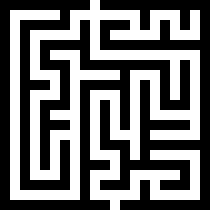
#> input picture mazesolver/maze.png, 210 x 210 px
$ python mazesolver.py
#> lines starting #> are read from the running program, lines starting #| are printed output that depends on the picture; after the words box and inside, x2 and y2 are one past the last pixel; in counts of white or black regions, pixels touching at a corner belong together

import matplotlib.pyplot as plt
import numpy as np
import random


CELL_SIZE = 10

# Direction order: down, right, up, left
DIRECTIONS = [
    (1, 0),
    (0, 1),
    (-1, 0),
    (0, -1)
]


# LOAD AND PROCESS MAZE

def load_maze(filename):

    maze = plt.imread(filename)

    # Convert image to grayscale
    if maze.ndim == 3:
        gray = np.mean(maze[:, :, :3], axis=2)
    else:
        gray = maze

    # Sample the centre of each 10x10 square
    # This converts the 210x210 image into a 21x21 grid
    gray_grid = gray[5::CELL_SIZE, 5::CELL_SIZE]

    # White = walkable, black = wall
    walkable = gray_grid > 0.5

    return maze, walkable


# DISPLAY MAZE IN TERMINAL


def display_maze(walkable):

    print("\nMaze representation:")
    print("S = Start | E = Exit | . = Corridor | # = Wall\n")

    start, end = find_endpoints(walkable)

    for y in range(walkable.shape[0]):

        row = ""

        for x in range(walkable.shape[1]):

            if (y, x) == start:
                row += "S "

            elif (y, x) == end:
                row += "E "

            elif walkable[y, x]:
                row += ". "

            else:
                row += "# "

        print(row)


# FIND START AND END POINTS


def find_endpoints(walkable):

    h, w = walkable.shape
    openings = []

    # Check top and bottom borders
    for x in range(w):

        if walkable[0, x]:
            openings.append((0, x))

        if walkable[h - 1, x]:
            openings.append((h - 1, x))

    # Check left and right borders
    for y in range(1, h - 1):

        if walkable[y, 0]:
            openings.append((y, 0))

        if walkable[y, w - 1]:
            openings.append((y, w - 1))

    openings = list(dict.fromkeys(openings))

    if len(openings) != 2:
        raise ValueError(
            f"Expected 2 maze openings, found {len(openings)}. "
            "Check the maze image or set start and end manually."
        )

    return openings[0], openings[1]


# BACKTRACKING ALGORITHM


# [48 lines left out: function backtracking, not called in this run]


# LAS VEGAS ALGORITHM

#step limit of 200.
def las_vegas(walkable, start, end, max_steps=200):

    h, w = walkable.shape

    visited = np.zeros((h, w), dtype=bool)

    y, x = start

    path = [start]

    visited[y, x] = True

    moves = 0

    while moves < max_steps:

        # Check whether the exit has been reached
        if (y, x) == end:
            return path, visited, moves

        choices = []

        # Find all walkable neighbouring positions
        for dy, dx in DIRECTIONS:

            ny = y + dy
            nx = x + dx

            if (
                0 <= ny < h
                and 0 <= nx < w
                and walkable[ny, nx]
            ):

                choices.append((ny, nx))

        # No possible movement
        if not choices:
            break

        # Randomly select the next position
        y, x = random.choice(choices)

        visited[y, x] = True

        path.append((y, x))

        moves += 1

    # Check the exit after the final move
    if (y, x) == end:
        return path, visited, moves

    return None, visited, moves


# VISUALISE ALL VISITED POSITIONS


def save_visualisation(
    original,
    visited,
    path,
    start,
    end,
    filename
):

    # Convert original image to RGB
    if original.ndim == 2:
        result = np.stack([original] * 3, axis=-1)
    else:
        result = original[:, :, :3].copy()

    # Colour all visited squares red
    for y, x in zip(*np.where(visited)):

        y1 = y * CELL_SIZE
        x1 = x * CELL_SIZE

        result[
            y1:y1 + CELL_SIZE,
            x1:x1 + CELL_SIZE
        ] = [1, 0, 0]

    # Colour the successful solution path yellow
    if path is not None:

        for y, x in path:

            y1 = y * CELL_SIZE
            x1 = x * CELL_SIZE

            result[
                y1:y1 + CELL_SIZE,
                x1:x1 + CELL_SIZE
            ] = [1, 1, 0]

    # Mark entrance green
    sy, sx = start

    result[
        sy * CELL_SIZE:(sy + 1) * CELL_SIZE,
        sx * CELL_SIZE:(sx + 1) * CELL_SIZE
    ] = [0, 1, 0]

    # Mark exit blue
    ey, ex = end

    result[
        ey * CELL_SIZE:(ey + 1) * CELL_SIZE,
        ex * CELL_SIZE:(ex + 1) * CELL_SIZE
    ] = [0, 0, 1]

    # Display result
    plt.figure(figsize=(9, 9))

    plt.imshow(result)

    plt.title("Maze Exploration - Visited Positions")

    plt.axis("off")

    plt.savefig(filename, bbox_inches="tight")

    plt.show()

    print("\nVisualisation saved as:", filename)


def main():

    # Load maze
    maze, walkable = load_maze("maze.png")
#> in load_maze, maze is the input picture: shape (210, 210, 4) float32; mean R, G, B, A 0.456, 0.456, 0.456, 1
#> in load_maze, `gray = np.mean(maze[:, :, :3], axis=2)`: gray: shape (210, 210) float32; values 0 (black) and 1 (white), 45.6% white; 1 white region, box (x1, y1, x2, y2) and area: (10, 0, 200, 210) 20100
#> in load_maze, `gray_grid = gray[5::CELL_SIZE, 5::CELL_SIZE]`: gray_grid: shape (21, 21) float32; values 0 (black) and 1 (white), 45.6% white in thin lines or dots
#> in load_maze, `walkable = gray_grid > 0.5`: walkable: shape (21, 21) bool; 45.6% white in thin lines or dots

    print("Maze loaded successfully.")

    print("Maze dimensions:", walkable.shape)
#| Maze dimensions: (21, 21)

    # Find entrance and exit
    start, end = find_endpoints(walkable)
#> after the loop in find_endpoints, `for x in range(w):`: openings = [(0, 9), (20, 11)]
#> start = (0, 9); end = (20, 11)

    print("Start position:", start)
#| Start position: (0, 9)

    print("Exit position:", end)
#| Exit position: (20, 11)

    # Display maze in terminal
    display_maze(walkable)
#> in display_maze, `start, end = find_endpoints(walkable)`: start = (0, 9); end = (20, 11)

    # Ask user to select an algorithm
    print("\nChoose a maze-solving algorithm:")

    print("1. Las Vegas")

    print("2. Backtracking")

    choice = input("\nEnter 1 or 2: ").strip()
#> the answer given: 1

    path = None

    # Run selected algorithm
    if choice == "1":

        print("\nRunning Las Vegas algorithm...")

        path, visited, moves = las_vegas(
            walkable,
            start,
            end,
            max_steps=200
        )
#> in las_vegas, `y, x = start`: y = 0; x = 9
#> in las_vegas, `path = [start]`: path = [(0, 9)]
#> after the loop in las_vegas, `while moves < max_steps:`:
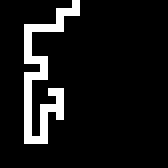
#> visited: shape (21, 21) bool (shown 8 times larger); 9.1% white in thin lines or dots, all inside (x1, y1, x2, y2) = (3, 0, 10, 18)
#> after the loop in las_vegas, `while moves < max_steps:`: moves = 200; path = 201 pairs, first value 0 to 17, second value 3 to 9
#> moves = 200

        print("Number of moves:", moves)
#| Number of moves: 200

        filename = "maze_las_vegas.png"

    elif choice == "2":

        print("\nRunning Backtracking algorithm...")

        path, visited = backtracking(
            walkable,
            start,
            end
        )

        filename = "maze_backtracking.png"

    else:

        print("Invalid choice. Please enter 1 or 2.")

        return

    # Display results
    if path is not None:

        print("\nSUCCESS! Exit found.")

        print("Solution path length:", len(path))

    else:

        print("\nUNSUCCESSFUL. Exit not found.")

    print("Total unique positions visited:", np.count_nonzero(visited))
#| Total unique positions visited: 40

    # Visualise all visited positions regardless of success
    save_visualisation(
        maze,
        visited,
        path,
        start,
        end,
        filename
    )
#> the loop in save_visualisation, `for y, x in zip(*np.where(visited)): ` made 40 passes
#> (y, x, y1, x1) on passes 1 to 12: (0, 9, 0, 90), (1, 7, 10, 70), (1, 8, 10, 80), (1, 9, 10, 90), (2, 7, 20, 70), (3, 3, 30, 30), (3, 4, 30, 40), (3, 5, 30, 50), (3, 6, 30, 60), (3, 7, 30, 70), (4, 3, 40, 30), (5, 3, 50, 30)
#> after the loop in save_visualisation, `for y, x in zip(*np.where(visited)):`:
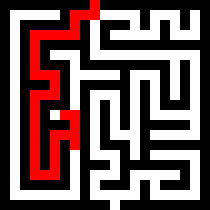
#> result: shape (210, 210, 3) float32; mean R, G, B 0.456, 0.365, 0.365
#> in save_visualisation, `sy, sx = start`: sy = 0; sx = 9
#> in save_visualisation, `result[ sy * CELL_SIZE:(sy + 1) * CELL_SIZE, sx * CELL_SIZE:(sx + 1) *..`:
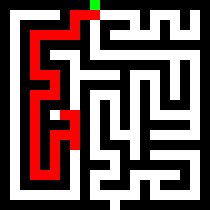
#> result: shape (210, 210, 3) float32; 0.23% of pixels changed, all inside (x1, y1, x2, y2) = (90, 0, 100, 10)
#> in save_visualisation, `ey, ex = end`: ey = 20; ex = 11
#> in save_visualisation, `result[ ey * CELL_SIZE:(ey + 1) * CELL_SIZE, ex * CELL_SIZE:(ex + 1) *..`:
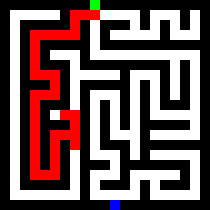
#> result: shape (210, 210, 3) float32; 0.23% of pixels changed, all inside (x1, y1, x2, y2) = (110, 200, 120, 210)


if __name__ == "__main__":
    main()
